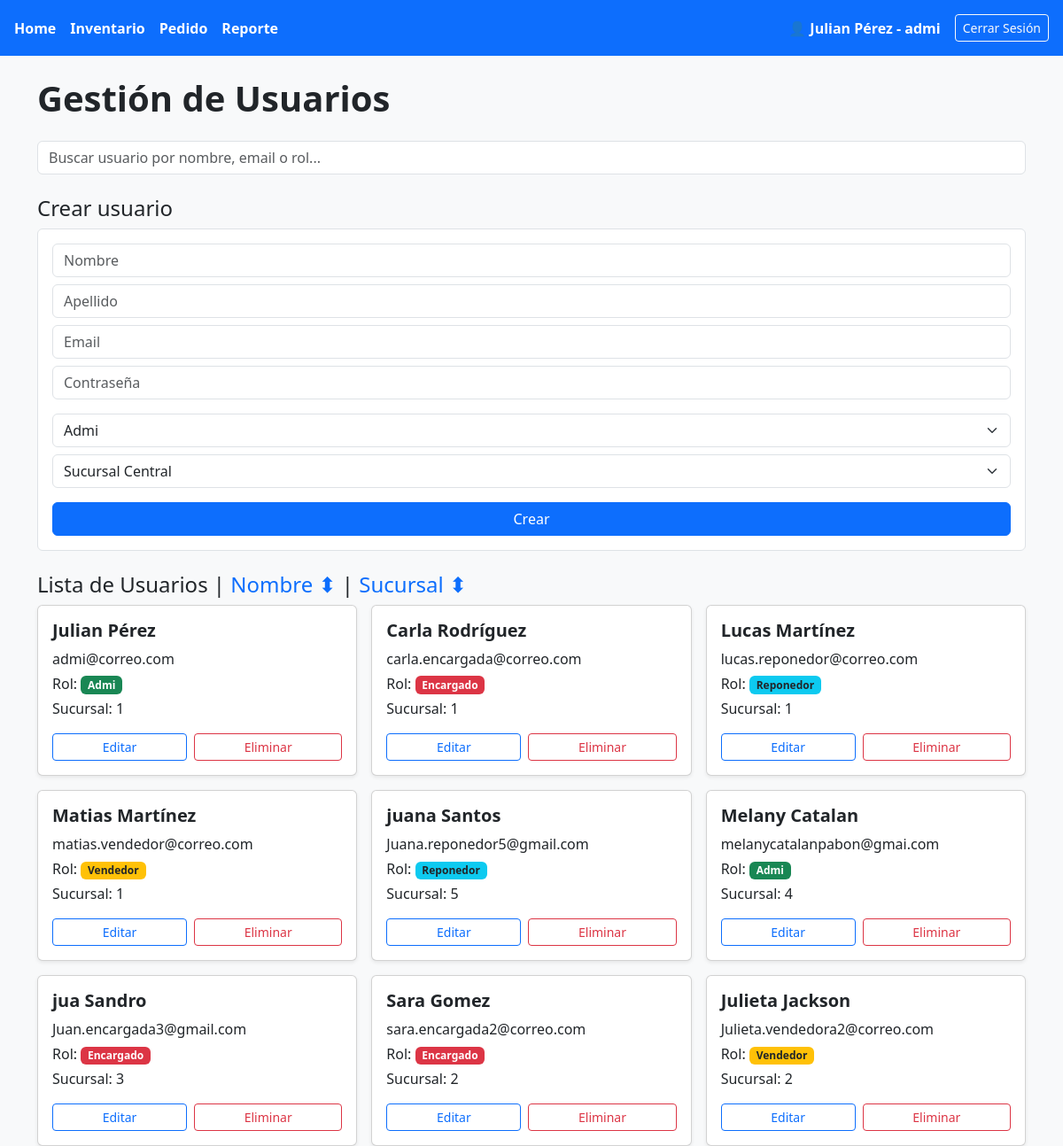
Screenshot of /gestion_usuarios (signed in) with the database file from the repository.
### tables this page shows
CREATE TABLE usuario(
                id INTEGER PRIMARY KEY AUTOINCREMENT,
                nombre VARCHAR(40),
                apellido VARCHAR(40),
                email VARCHAR(100),
                contrasena VARCHAR(50),
                rol VARCHAR(50),
                sucursal_id INTEGER,
                FOREIGN KEY (sucursal_id) REFERENCES sucursal(id) ON DELETE CASCADE
            );

### app.py (the view)
@app.route("/gestion_usuarios")
def gestion_usuario():
    if "rol" not in session:
        return redirect(url_for("login"))
    if session["rol"] != "admi":
        return "Acceso denegado.", 403
    db = Connexion("database.db")
    usuarios = db.mostrar_usuarios()
    sucursales = db.mostrar_sucursales()
    db.conexion.close()  # cerrar al final
    return render_template("usuarios.html",
                            usuarioNombre=session["nombre"],
                            usuarioApellido=session["apellido"],
                            usuarioRol=session["rol"],
                            usuarios=usuarios,
                            sucursales=sucursales)

### base_de_datos/mi_conexion.py (called while the page is built)
    def mostrar_sucursales(self):
        self.cursor.execute("SELECT * FROM sucursal")
        return self.cursor.fetchall()

    def mostrar_usuarios(self):
        self.cursor.execute("SELECT * FROM usuario")
        return self.cursor.fetchall()

### templates/usuarios.html (shortened to what this page needs)
<!DOCTYPE html>
<html lang="en">
<head>
    <link rel="stylesheet"
        href="https://cdn.jsdelivr.net/npm/bootstrap@5.3.2/dist/css/bootstrap.min.css">
</head>
<body class="bg-light">
<header class="bg-primary text-white p-3 d-flex justify-content-between align-items-center">
    <nav class="d-flex gap-3">
        <a class="text-white text-decoration-none fw-bold" href="{{url_for('panel_principal')}}">Home</a>
        {% if usuarioRol!='vendedor' %}
        <a class="text-white text-decoration-none fw-bold" href="{{url_for('gestion_inventario')}}">Inventario</a>
        {% endif %}
        {% if usuarioRol!='vendedor' and usuarioRol!='reponedor' %}
        <a class="text-white text-decoration-none fw-bold" href="{{url_for('gestion_pedidos')}}">Pedido</a>
        {% endif %}
        {% if usuarioRol!='reponedor' and usuarioRol!='vendedor' %}
        <a class="text-white text-decoration-none fw-bold" href="{{url_for('reportes')}}">Reporte</a>
        {% endif %}
    </nav>
    <div id="user-section" class="d-flex gap-3 align-items-center">
        <span class="fw-bold">👤 {{ usuarioNombre }} {{usuarioApellido}} - {{usuarioRol}}</span>
        <a href="{{ url_for('logout') }}" class="btn btn-outline-light btn-sm">Cerrar Sesión</a>
    </div>
</header>
<main class="container mt-4">
    <h1 class="fw-bold mb-4">Gestión de Usuarios</h1>
    <div class="mb-4">
    <input type="text" class="form-control" id="buscarUsuario" placeholder="Buscar usuario por nombre, email o rol...">
</div>
    <h2 class="h4">Crear usuario</h2>
    <form action="{{ url_for('crear_usuario') }}" method="POST" class="mb-4 p-3 border rounded bg-white">
        <input type="text" name="nombre" placeholder="Nombre" required class="form-control mb-2">
        <input type="text" name="apellido" placeholder="Apellido" required class="form-control mb-2">
        <input type="email" name="email" placeholder="Email" required class="form-control mb-2">
        <input type="password" name="contrasena" placeholder="Contraseña" required class="form-control mb-3">
        <select name="rol" required class="form-select mb-2">
            <option value="admi">Admi</option>
        </select>
        <select name="sucursal_id" required class="form-select mb-3">
            {% for s in sucursales %}
            <option value="{{ s[0] }}">{{ s[1] }}</option>
            {% endfor %}
        </select>
        <button type="submit" class="btn btn-primary w-100">Crear</button>
    </form>
    <h2 class="h4">
    Lista de Usuarios |
    <span class="text-primary" style="cursor:pointer;" onclick="ordenarUsuarios('nombre')">
        Nombre ⬍
    </span> |
    <span class="text-primary" style="cursor:pointer;" onclick="ordenarUsuarios('sucursal')">
        Sucursal ⬍
    </span>
</h2>
    <div class="row g-3">
    {% for u in usuarios %}
    <div class="col-md-6 col-lg-4 usuario-card"
     data-nombre="{{ u[1]|lower }} {{ u[2]|lower }}"
     data-sucursal="{{ u[6]|lower }}">
        <div class="card shadow-sm h-100">
            <div class="card-body">
                <h5 class="card-title fw-bold">{{ u[1] }} {{ u[2] }}</h5>
                <p class="card-text mb-1"> {{ u[3] }}</p>
                <p class="card-text mb-1">
                    Rol:
                    {% if u[5]=='admi' %}
                        <span class="badge bg-success">Admi</span>
                    {% elif u[5]=='vendedor' %}
                        <span class="badge bg-warning text-dark">Vendedor</span>
                    {% elif u[5]=='reponedor' %}
                        <span class="badge bg-info text-dark">Reponedor</span>
                    {% elif u[5]=='encargado' %}
                        <span class="badge bg-danger">Encargado</span>
                    {% endif %}
                </p>
                <p class="card-text mb-3">Sucursal: {{ u[6] }}</p>
                <div class="d-flex gap-2">
                    <button class="btn btn-outline-primary btn-sm flex-grow-1"
                            onclick="abrirModalUsuario({{ u[0] }}, '{{ u[1] }}', '{{ u[2] }}', '{{ u[3] }}', '{{ u[5] }}', {{ u[6] }})">
                         Editar
                    </button>
                    <a href="{{ url_for('eliminar_usuario', id=u[0]) }}"
                       onclick="return confirm('¿Eliminar usuario?')"
                       class="btn btn-outline-danger btn-sm flex-grow-1">
                        Eliminar
                    </a>
                </div>
            </div>
        </div>
    </div>
    {% endfor %}
</div>
</main>
</body>
</html>

### rows the page displays
usuario: nombre "Julian", apellido "Pérez", email "admi@correo.com", rol "Admi", sucursal "1"
usuario: nombre "Carla", apellido "Rodríguez", email "carla.encargada@correo.com", rol "Encargado", sucursal "1"
usuario: nombre "Lucas", apellido "Martínez", email "lucas.reponedor@correo.com", rol "Reponedor", sucursal "1"
usuario: nombre "Matias", apellido "Martínez", email "matias.vendedor@correo.com", rol "Vendedor", sucursal "1"
usuario: nombre "juana", apellido "Santos", email "Juana.reponedor5@gmail.com", rol "Reponedor", sucursal "5"
usuario: nombre "Melany", apellido "Catalan", email "melanycatalanpabon@gmai.com", rol "Admi", sucursal "4"
usuario: nombre "jua", apellido "Sandro", email "Juan.encargada3@gmail.com", rol "Encargado", sucursal "3"
usuario: nombre "Sara", apellido "Gomez", email "sara.encargada2@correo.com", rol "Encargado", sucursal "2"
usuario: nombre "Julieta", apellido "Jackson", email "Julieta.vendedora2@correo.com", rol "Vendedor", sucursal "2"

### other values shown
{{ usuarioRol }} "admi"
form field sucursal_id "Sucursal Central"
